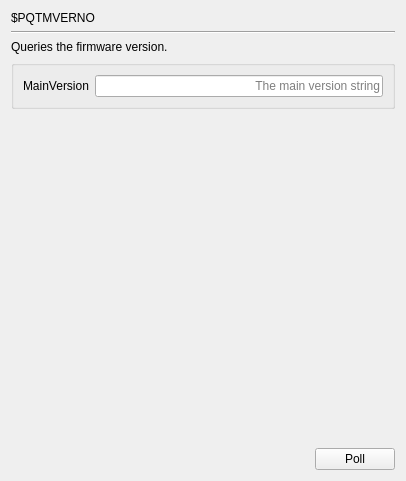
     <widget class="QWidget" name="page_PQTMVERNO">
      <layout class="QGridLayout" name="gridLayout_5">
       <item row="0" column="0">
        <widget class="QLabel" name="label_512">
         <property name="text">
          <string>$PQTMVERNO</string>
         </property>
        </widget>
       </item>
       <item row="1" column="0" colspan="2">
        <widget class="Line" name="line_136">
         <property name="orientation">
          <enum>Qt::Horizontal</enum>
         </property>
        </widget>
       </item>
       <item row="2" column="0">
        <widget class="QLabel" name="label_513">
         <property name="text">
          <string>Queries the firmware version.</string>
         </property>
        </widget>
       </item>
       <item row="3" column="0" colspan="2">
        <widget class="QGroupBox" name="groupBox_214">
         <property name="title">
          <string/>
         </property>
         <layout class="QGridLayout" name="gridLayout_22">
          <item row="0" column="1">
           <widget class="QLineEdit" name="lineEdit_MainVersion">
            <property name="text">
             <string/>
            </property>
            <property name="alignment">
             <set>Qt::AlignRight|Qt::AlignTrailing|Qt::AlignVCenter</set>
            </property>
            <property name="readOnly">
             <bool>true</bool>
            </property>
            <property name="placeholderText">
             <string>The main version string</string>
            </property>
           </widget>
          </item>
          <item row="0" column="0">
           <widget class="QLabel" name="label_481">
            <property name="text">
             <string>MainVersion</string>
            </property>
           </widget>
          </item>
         </layout>
        </widget>
       </item>
       <item row="4" column="1">
        <spacer name="verticalSpacer_2">
         <property name="orientation">
          <enum>Qt::Vertical</enum>
         </property>
         <property name="sizeHint" stdset="0">
          <size>
           <width>20</width>
           <height>333</height>
          </size>
         </property>
        </spacer>
       </item>
       <item row="5" column="0">
        <spacer name="horizontalSpacer_2">
         <property name="orientation">
          <enum>Qt::Horizontal</enum>
         </property>
         <property name="sizeHint" stdset="0">
          <size>
           <width>298</width>
           <height>20</height>
          </size>
         </property>
        </spacer>
       </item>
       <item row="5" column="1">
        <widget class="QPushButton" name="poll_PQTMVERNO">
         <property name="text">
          <string>Poll</string>
         </property>
        </widget>
       </item>
      </layout>
     </widget>
